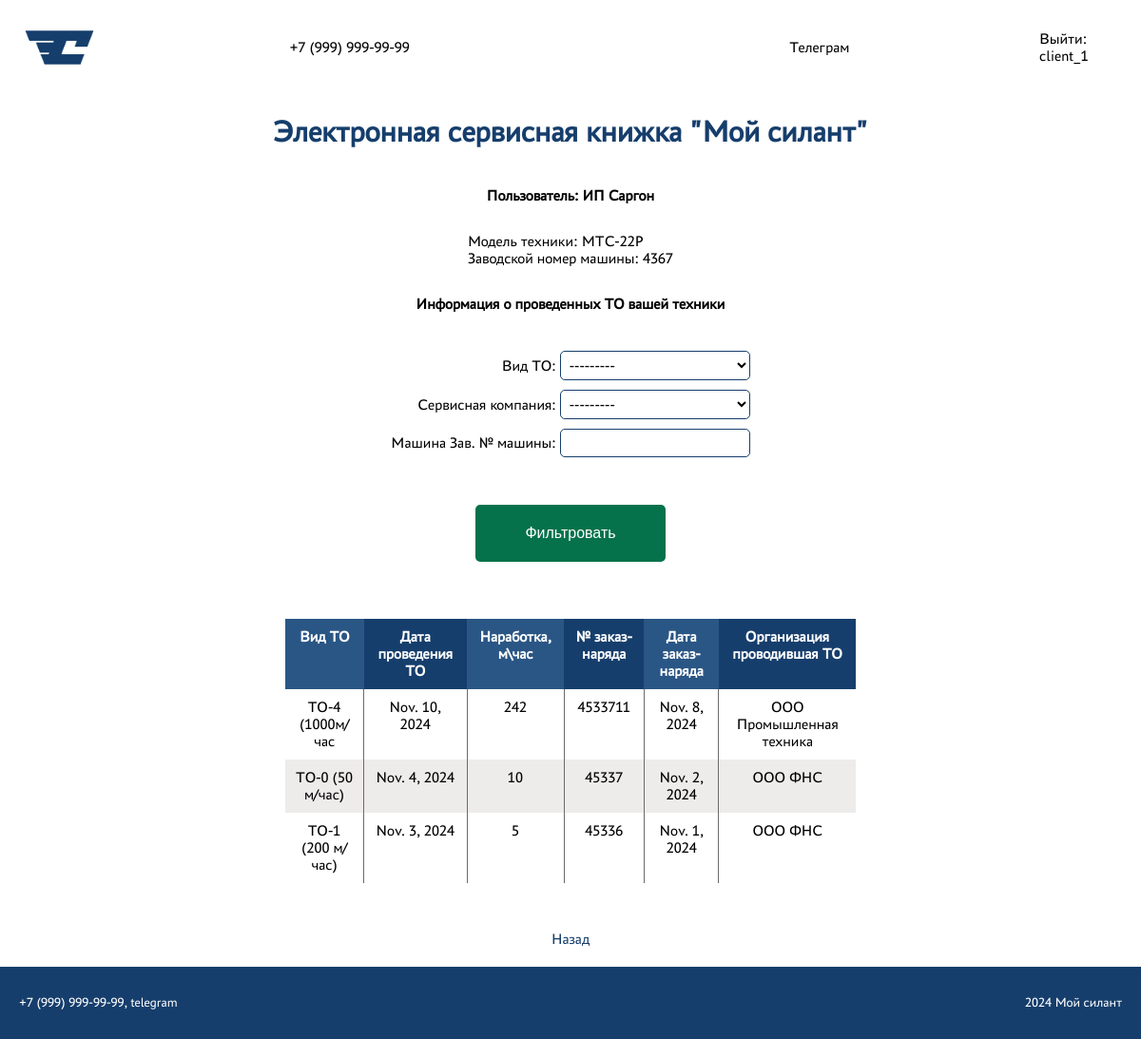
/machines/2/ (signed in), run on the app's committed database.
### loaders/models.py (models this page shows, shortened)
class BaseModel(models.Model):
    def __str__(self):
        return self.name
    class Meta:
        abstract = True

class Client(BaseModel):
    name = models.CharField(max_length=255)
    description = models.CharField(max_length=255)
    user = models.ForeignKey(User, on_delete=models.CASCADE)
    group = models.ForeignKey(Group, on_delete=models.CASCADE)

class Machine(models.Model):
    serial_number = models.CharField(max_length=255, verbose_name='Зав. № машины')
    equipment = models.ForeignKey(EquipmentModel, on_delete=models.CASCADE, verbose_name='Модель техники')
    engine_model = models.ForeignKey(EngineModel, on_delete=models.CASCADE, verbose_name='Модель двигателя')
    engine_serial = models.CharField(max_length=255, verbose_name='Зав. № двигателя')
    transmission_model = models.ForeignKey(TransmissionModel, on_delete=models.CASCADE, verbose_name='Модель трансмиссии')
    transmission_serial = models.CharField(max_length=255, verbose_name='Зав. № трансмиссии')
    drive_axle_model = models.ForeignKey(DriveAxleModel, on_delete=models.CASCADE, verbose_name='Модель ведущего моста')
    drive_axle_serial = models.CharField(max_length=255, verbose_name='Зав. № ведущего моста')
    steerable_axle_model = models.ForeignKey(SteeringAxleModel, on_delete=models.CASCADE, verbose_name='Модель управляемого моста')
    steerable_axle_serial = models.CharField(max_length=255, verbose_name='Зав. № управляемого моста')
    delivery_contract = models.CharField(max_length=255, verbose_name='Договор поставки №, дата')
    shipment_date = models.DateField(null=True, verbose_name='Дата отгрузки с завода')
    recipient = models.CharField(max_length=255, verbose_name='Грузополучатель (конечный потребитель)')
    delivery_address = models.CharField(max_length=255, blank=True, verbose_name='Адрес доставки (эксплуатации)')
    configuration = models.CharField(max_length=255, blank=True, verbose_name='Комплектация (доп. опции)')
    client = models.ForeignKey(Client, on_delete=models.CASCADE, verbose_name='Клиент')
    service_company = models.ForeignKey(ServiceCompany, on_delete=models.CASCADE, verbose_name='Сервисная компания')
    class Meta:
        ordering = ['-shipment_date']

class EquipmentModel(BaseModel):
    name = models.CharField(max_length=255)
    description = models.CharField(max_length=255)

class Maintenance(models.Model):
    maintenance_type = models.ForeignKey(MaintenanceType, on_delete=models.CASCADE, verbose_name='Вид ТО')
    maintenance_date = models.DateField(null=True, verbose_name='Дата проведения ТО')
    operating_hours = models.IntegerField(verbose_name='Наработка, м/час')
    order_number = models.CharField(max_length=255, verbose_name='№ заказ-наряда')
    order_date = models.DateField(null=True, verbose_name='Дата заказ-наряда')
    maintenance_organization = models.ForeignKey(MaintenanceOrganization, on_delete=models.CASCADE, verbose_name='Организация, проводившая ТО')
    machine = models.ForeignKey(Machine, on_delete=models.CASCADE, verbose_name='Машина')
    service_company = models.ForeignKey(ServiceCompany, on_delete=models.CASCADE, blank=True, null=True, verbose_name='Сервисная компания')
    class Meta:
        ordering = ['-maintenance_date']

class MaintenanceType(BaseModel):
    name = models.CharField(max_length=255)
    description = models.CharField(max_length=255)

class MaintenanceOrganization(BaseModel):
    name = models.CharField(max_length=255)
    description = models.CharField(max_length=255)

### loaders/views.py (the view)
# urls.py: path('machines/<int:machine_id>/', machine_detail, name='machine_detail'),
@login_required
@permission_required("loaders.view_machine", raise_exception=True)
@permission_required("loaders.view_maintenance", raise_exception=True)
def machine_detail(request, machine_id):
    client = None
    username = request.user.first_name
    try:
        machine = Machine.objects.get(id=machine_id)
    except Machine.DoesNotExist:
        return redirect("machine_list")
    try:
        client = Client.objects.get(user_id=request.user.id)
    except Client.DoesNotExist:
        client = username
    maintenances = Maintenance.objects.filter(machine_id=machine_id)
    maintenances_filter = MaintenanceFilter(request.GET, queryset=maintenances)
    return render(
        request,
        "machine/machine_detail.html",
        {
            "machine": machine,
            "maintenances": maintenances,
            "username": username,
            "client": client,
            "filter": maintenances_filter,
        },
    )

### templates/machine/machine_detail.html (shortened to what this page needs)
{% extends 'home.html' %} {% block title %} Мой силант {% endblock title %}
{% block content %}
<main class="main">
  {% if machine %}
  <div class="user-info">
    <span>Модель техники: {{ machine.equipment }}</span>
    <span>Заводской номер машины: {{ machine.serial_number }}</span>
  </div>
  <div class="result-wrapper">
    <h1>Информация о проведенных ТО вашей техники</h1>
    {% if maintenances %}
    <div class="form-wrapper form-wrapper-small">
      <form method="get" class="login">
        <div class="right">{{ filter.form }}</div>
        <button type="submit" class="sign-button sign-button-large">
          Фильтровать
        </button>
      </form>
    </div>
    <div class="adaptive-table-wrapper">
      <table class="adaptive-table">
        <thead>
          <tr>
            <th>Вид ТО</th>
            <th>Дата проведения ТО</th>
            <th>Наработка, м\час</th>
            <th>№ заказ-наряда</th>
            <th>Дата заказ-наряда</th>
            <th>Организация проводившая ТО</th>
          </tr>
        </thead>
        <tbody>
          {% for maintenance in filter.qs %}
          <tr>
            <td>{{ maintenance.maintenance_type }}</td>
            <td>{{ maintenance.maintenance_date }}</td>
            <td>{{ maintenance.operating_hours }}</td>
            <td>{{ maintenance.order_number }}</td>
            <td>{{ maintenance.order_date }}</td>
            <td>{{ maintenance.maintenance_organization }}</td>
          </tr>
          {% endfor %}
        </tbody>
      </table>
      {% else %}
      <div class="result-wrapper">
        <span class="info-if-doesnt-exists"
          >ТО для данной машины не обнаружено</span
        >
      </div>
      {% endif %}
    </div>
  </div>
  {% endif %}
  <a href="{% url 'machine_list' %}" class="back-href">Назад</a>
</main>
{% endblock content %}

### templates/home.html (shortened to what this page needs)
<!DOCTYPE html>
<html lang="en">
  <head>
    {% load static %}
    <link rel="stylesheet" href="{% static 'css/base.css' %}" />
    <link rel="stylesheet" href="{% static 'css/main/main.css' %}" />
    <link rel="stylesheet" href="{% static 'css/tabs/tabs.css' %}" />
    <link rel="stylesheet" href="{% static 'css/forms/create_forms.css' %}" />
    <link rel="stylesheet" href="{% static 'css/forms/login_forms.css' %}" />
    <link rel="stylesheet" href="{% static 'css/forms/filter_forms.css' %}" />
    <link rel="stylesheet" href="{% static 'css/modal/modal.css' %}" />
  </head>
  <body>
    <nav>
      <div class="logo-signin-wrapper">
        <img src="{% static 'img/logo.jpg' %}" />
        <div class="contact-container">
          <span>+7 (999) 999-99-99</span>
          <span>Телеграм</span>
        </div>
        {% if user.is_authenticated %}
        <a href="{% url 'account_logout' %}">Выйти: {{ user.username }}</a>
        {% else %}
        <a href="{% url 'account_login' %}">Авторизация</a>
        {% endif %}
      </div>
    </nav>
    <h1 class="title">Электронная сервисная книжка "Мой силант"</h1>
    <section class="main-section">
      <div class="user-info">
        {% if client %}
        <h1>Пользователь: {{ client }}</h1>
        {% elif user %}
        <h1>Пользователь: {{ user.last_name }}</h1>
        {% elif user.is_superuser %}
        <h1>Пользователь: Администратор</h1>
        {% else %}
        <h1>Пользователь: Гость</h1>
        {% endif %}
      </div>
      {% block content %}{% endblock %}
    </section>
    <footer>
      <div class="footer-wrapper">
        <span>+7 (999) 999-99-99, telegram</span>
        <span>2024 Мой силант</span>
      </div>
    </footer>
  </body>
</html>

### static/css/base.css (style rules this page uses)
* { margin: 0; padding: 0; border: 0; outline: 0; font-size: 100%; vertical-align: baseline; background: transparent; }
html, body { display: flex; flex-direction: column; align-items: center; height: 100%; width: 100%; font-family: "PT Astra Sans", sans-serif; }
nav { background-color: white; width: 100%; display: flex; flex-direction: column; align-items: center; justify-content: space-between; align-items: center; color: black; }
.contact-container { display: flex; flex-direction: row; justify-content: space-around; align-items: center; width: 100%; }
.logo-signin-wrapper { display: flex; justify-content: space-between; align-items: center; width: 100%; }
.logo-signin-wrapper > img { height: 60px; padding: 20px 0 20px 20px; }
.logo-signin-wrapper > a { color: black; text-decoration: none; padding-right: 20px; }
.title { color: #163e6c; font-size: 32px; padding: 20px 0 20px 0; }
.main-section { display: flex; flex-direction: column; align-items: center; background-color: white; padding: 20px 0 0 0; margin-bottom: 20px; height: 200vh; }
footer { background-color: #163e6c; height: 100px; width: 100%; }
.footer-wrapper { color: white; font-size: 14px; display: flex; justify-content: space-between; align-items: center; width: 100%; height: 100%; }
.footer-wrapper > span { padding: 30px 20px 30px 20px; }

### static/css/main/main.css (style rules this page uses)
.main { display: flex; flex-direction: column; align-items: center; background-color: white; padding: 20px 0 0 0; }
.user-info { display: flex; flex-direction: column; margin-bottom: 10px; }
.result-wrapper { display: flex; flex-direction: column; justify-content: center; align-items: center; padding: 20px; width: 1600px; }
.adaptive-table-wrapper { margin-top: 20px; width: 100%; max-height: 500px; overflow: auto; }
.adaptive-table-wrapper > .adaptive-table { width: 100%; border-collapse: collapse; text-align: center; background-color: white; box-shadow: 0 5px 15px rgba(0, 0, 0, 0.2); }
.adaptive-table-wrapper > .adaptive-table td, .adaptive-table-wrapper > .adaptive-table th { padding: 10px; text-align: center; }
.adaptive-table-wrapper > .adaptive-table th { background-color: #163E6C; color: white; }
.adaptive-table-wrapper > .adaptive-table th:nth-child(odd) { background-color: #2a5685; }
.adaptive-table-wrapper > .adaptive-table tr:nth-child(even) { background-color: #eeebeb; }
.adaptive-table-wrapper > .adaptive-table td { border-right: 1px solid #696a6a; }
.adaptive-table-wrapper > .adaptive-table td:last-child { border-right: none; }
@media screen and (max-width: 1536px) { .result-wrapper { width: 1200px; } }
@media screen and (max-width: 1440px) { .result-wrapper { width: 800px; } }
@media screen and (max-width: 1366px) { .result-wrapper { width: 600px; } }

### static/css/forms/login_forms.css (style rules this page uses)
.form-wrapper { margin-top: 20px; margin-bottom: 20px; display: flex; flex-direction: column; justify-content: center; align-items: center; }
.login { display: flex; flex-direction: column; justify-content: center; align-items: center; }
.sign-button { margin-top: 20px; margin-bottom: 20px; width: 120px; height: 60px; border-radius: 5px; padding: 5px; background-color: #06724b; cursor: pointer; color: white; transition: 0.3s; }
.sign-button-large { width: 200px; }
.back-href { margin-top: 30px; cursor: pointer; color: #163e6c; text-decoration: none; transition: 0.3s; }

### static/css/forms/filter_forms.css (style rules this page uses)
div > input, select { border-radius: 5px; padding: 5px; background-color: white; border: 1px solid #163E6C; width: 300px; margin-bottom: 10px; width: 200px; }
div > input { width: 188px; }
.right { margin-top: 20px; display: flex; flex-direction: column; justify-content: center; align-items: flex-end; margin-bottom: 20px; }

### data on the page
Client: name "ИП Саргон"
Machine: equipment "MTC-22P", serial_number "4367"
Maintenance: maintenance_type "ТО-4 (1000м/час", maintenance_date "Nov. 10, 2024", operating_hours "242", order_number "4533711", order_date "Nov. 8, 2024", maintenance_organization "ООО Промышленная техника"
Maintenance: maintenance_type "ТО-0 (50 м/час)", maintenance_date "Nov. 4, 2024", operating_hours "10", order_number "45337", order_date "Nov. 2, 2024", maintenance_organization "ООО ФНС"
Maintenance: maintenance_type "ТО-1 (200 м/час)", maintenance_date "Nov. 3, 2024", operating_hours "5", order_number "45336", order_date "Nov. 1, 2024", maintenance_organization "ООО ФНС"

### other printed values
{{ user.username }} "client_1"
